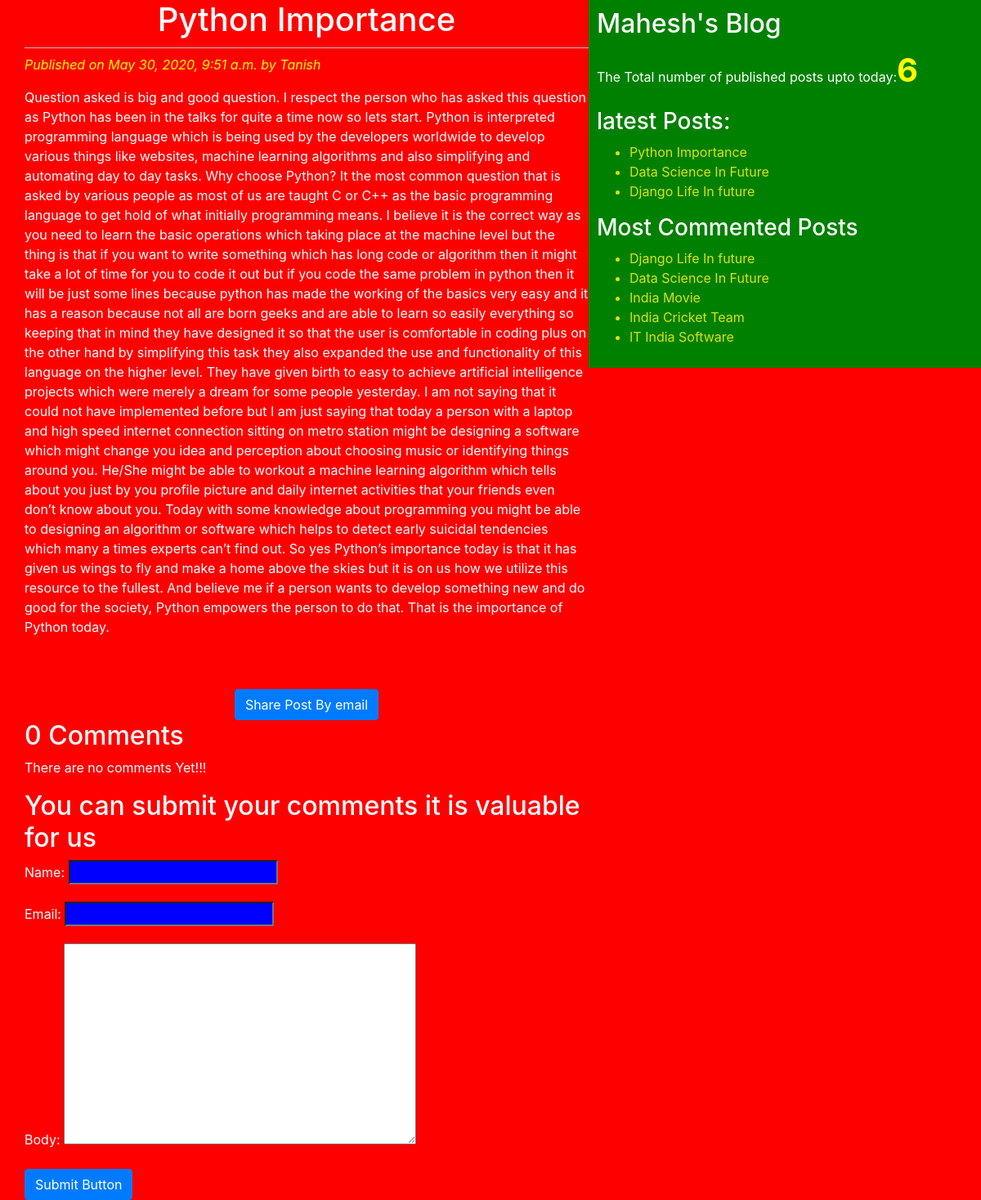
The page /2020/05/30/python-importance/ on the database its author committed.
### blog/models.py (models this page shows, shortened)
class Post(models.Model):
    STATUS_CHOICES=(('draft','Draft'),('published','Published'))
    title=models.CharField(max_length=256)
    slug=models.SlugField(max_length=264,unique_for_date='publish')
    author=models.ForeignKey(User,related_name='blog_posts',on_delete=models.DO_NOTHING)
    body=models.TextField()
    publish=models.DateTimeField(default=timezone.now)
    created=models.DateTimeField(auto_now_add=True)
    updated=models.DateTimeField(auto_now=True)
    status=models.CharField(max_length=10, choices=STATUS_CHOICES,default='draft')
    objects=Custommanager()
    tags=TaggableManager()
    class Meta:
        ordering=('-publish',)
    def get_absolute_url(self):
        return reverse('post_detail',args=[self.publish.year,self.publish.strftime('%m'),self.publish.strftime('%d'),self.slug])

### blog/views.py (the view)
# urls.py: url(r'^(?P<year>\d{4})/(?P<month>\d{2})/(?P<day>\d{2})/(?P<post>[-\w]+)/$',views.post_details_view,name='post_detail'),
def post_details_view(request,year,month,day,post):
    post=get_object_or_404(Post,slug=post,status='published',publish__year=year,publish__month=month,publish__day=day)
    comments=post.comments.filter(active=True)
    csubmit=False
    if request.method=='POST':
        form=CommentForm(request.POST)
        if form.is_valid():
            new_comment=form.save(commit=False)
            new_comment.post=post
            new_comment.save()
            csubmit=True
    else:
        form=CommentForm()
    return render(request,'blog/post_detail.html',{'post':post,'form':form,'csubmit':csubmit,'comments':comments})

### blog/forms.py
class CommentForm(forms.ModelForm):
    class Meta:
        model=Comment
        fields=['name','email','body']

### blog/models.py (called while the page is built)
    def get_queryset(self):
        return super().get_queryset().filter(status='published')

### blog/templatetags/blog_tags.py (called while the page is built)
@register.simple_tag(name='my_tag')
def total_posts():
    return Post.objects.count()

@register.inclusion_tag('blog/latest_posts123.html')
def show_latest_posts():
    latest_posts=Post.objects.order_by('-publish')[:3]
    return {'latest_posts':latest_posts}

@register.simple_tag
def get_most_commented_posts(count=5):
    return Post.objects.annotate(total_comments=Count('comments')).order_by('-total_comments')[:count]

### templates/blog/post_detail.html (shortened to what this page needs)
<!DOCTYPE html>
{%extends "blog/base.html"%}
{%block content%}
<h1>{{post.title}}</h1>
<p id='date'>Published on {{post.publish}} by {{post.author|title}}</p>
{{post.body|linebreaks}}<br><br>
<div class="container" align='center'>
  <a href="/{{post.id}}/share" class=" btn btn-primary">Share Post By email</a>
</div>
{%with comments.count as comments_count%}
<h2>{{comments_count}} Comment{{comments_count|pluralize}}</h2>
{%endwith%}
{%if comments%}
{%for comment in comments%}
<p id='ch'>Comment {{forloop.counter}} by {{comment.name}} on {{comment.created}}</p>
<div class="cb">{{comment.body|linebreaks}}</div>
{%endfor%}
{%else%}
<p>There are no comments Yet!!!</p>
{%endif%}
{%if csubmit%}
<h2>Your comment added successfully</h2>
{%else%}
<h2>You can submit your comments it is valuable for us</h2>
<form method="post">
  {{form.as_p}}
  <input type="submit" class="btn btn-primary"  value="Submit Button">
</form>
  {%endif%}
{%endblock%}

### templates/blog/base.html (shortened to what this page needs)
<!DOCTYPE html>
{%load blog_tags%}
{%load static%}
<html lang="en" dir="ltr">
  <head>
    <link rel="stylesheet" href="https://stackpath.bootstrapcdn.com/bootstrap/4.5.0/css/bootstrap.min.css">
        <link rel="stylesheet" href="{%static 'css/blog.css'%}">
  </head>
  <body>
   <div class="content">
     {%block content%}{%endblock%}
   </div>
   <div class="sidebar">
     <h2>Mahesh's Blog</h2>
     <p>The Total number of published posts upto today:<span id='pcount'>{%my_tag%}</span></p>
<h3>latest Posts:</h3>{%show_latest_posts%}
<h3>Most Commented Posts</h3>
{%get_most_commented_posts as most_commented_posts%}
<ul>
{%for post in most_commented_posts%}
  <a href="{{post.get_absolute_url}}"><li>{{post.title}}</li></a>
  {%endfor%}
</ul>
   </div>
  </body>
</html>

### templates/blog/latest_posts123.html
<ul>
  {%for post in latest_posts %}
  <a href="{{post.get_absolute_url}}"><li>{{post.title}}</li></a>
  {%endfor%}
</ul>

### static/css/blog.css (style rules this page uses)
.content { width: 60%; float: left; padding: 0 0 0 30px; background: red; height: 100%; }
.sidebar { width:40%; float: right; padding: 10px; background: green; height:100%; }
h1 { text-align: center; border-bottom: 1px solid #bbb; padding-bottom: 10px; }
body { color: white; background: red; }
#date { color:yellow; font-style: italic; }
a { color: #dae014; }
input { background: blue; color:white; }
#pcount { font-size: 40px; color:yellow; font-weight: bold; }

### rows shown on the page
Post: title "Python Importance", publish "May 30, 2020, 9:51 a.m.", author "Tanish", body "Question asked is big and good question. I respect the person who has asked this question as Python has been in the talks for quite a time now so lets start. Python is interpreted programming language which is being used by the developers worldwide to develop various things like websites, machine learning algorithms and also simplifying and automating day to day tasks. Why choose Python? It the most common question that is asked by various people as most of us are taught C or C++ as the basic programming language to get hold of what initially programming means. I believe it is the correct way as you need to learn the basic operations which taking place at the machine level but the thing is…"
Post: title "Data Science In Future"
Post: title "Django Life In future"
Post: title "India Movie"
Post: title "India Cricket Team"
Post: title "IT India Software"

### other values the page prints
{{ comments_count }} "0"
